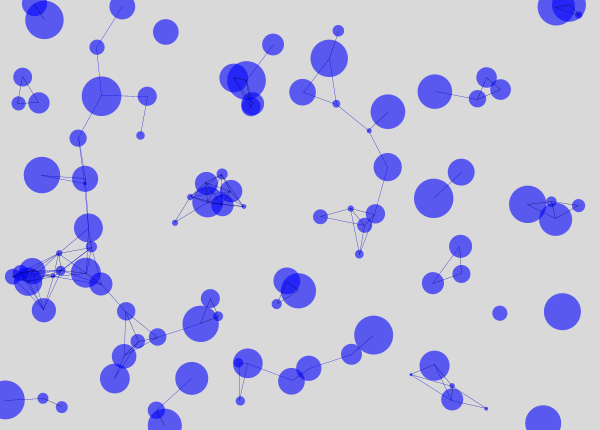
Frame 1 (no input)
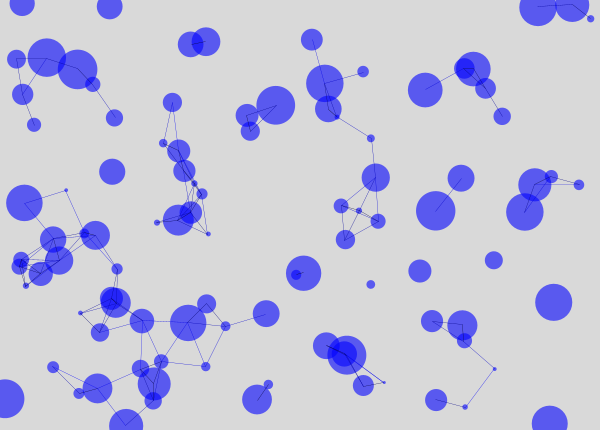
Frame 60 (the mouse pressed at the canvas centre just before this capture)
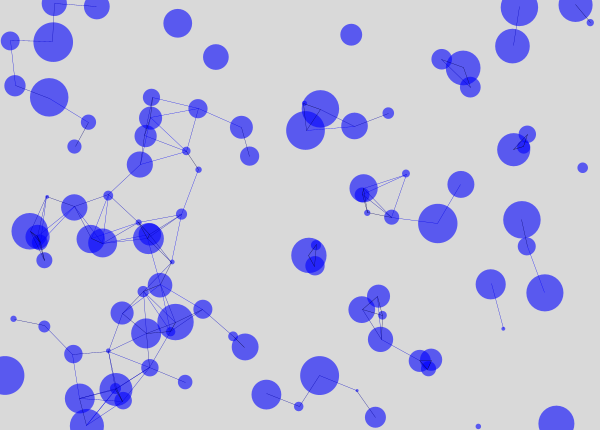
Frame 120 (the mouse held since frame 60 and released just before this capture)

The Processing sketch that drew these frames (run headless with seeded random() and noise(); from frame 60 on, the mouse is pressed at the canvas centre):

// Processing sketch: Particles_01
// ── Particles_01.pde
/*
----------------------------------------
 PLEASE READ INFO TAB FOR ALL INFORMATION
 ----------------------------------------
 */

/////////////////////////// GLOBALS ////////////////////////////

Particle[] particles;

int numParticles;
float MaxDist = 50; // Max distance between each particle
float velocity = 0.7; // Does what it says
/////////////////////////// SETUP ////////////////////////////

void setup() {
  size(600, 430);
  background(217);
  smooth();
  numParticles = 100; // We have a hundred particles yeah !
  
  particles = new Particle[numParticles];
  for (int i=0; i<particles.length; i++) {
    particles[i] = new Particle();
  }
}

/////////////////////////// DRAW ////////////////////////////
void draw() {
  background(217);

  ////////////////// RENDER
  for (int i=0; i<particles.length; i++) {
    particles[i].render();
  }

  ////////////////// DRAW CONNECTIONS BASED ON MaxDist VALUE
  // Create 2 new particles for checking distances
  Particle a, b;
  float d;
  for (int i=0; i<particles.length; i++) {
    // Assign particle a to the current particle in arraylist
    a = particles[i];

    for (int j=i+1; j<particles.length; j++) {
      // Assign particle b to the next particle in arraylist
      // NB j = i + 1
      b = particles[j];  
      d = a.distance(b);
      if ( d <= MaxDist) {
        a.drawConnection(b, d);
      }
    }
  }
}

/////////////////////////// FUNCTIONS ////////////////////////////


// ── INFO.pde
/*
//////////////////////////////////////////////
  ------------------ PARTICLES ---------------
//////////////////////////////////////////////

 Title   :   Particles_01
 Date    :   19/11/2013 
 Version :   v0.1.0
 
 Licensed under GNU General Public License (GPL) version 3.
 http://www.gnu.org/licenses/gpl.html
 
 Based on code by Julien Gachadoat
 http://www.v3ga.net/blog2/
  

 COMMENTS :
 

//////////////////////////////////////////////
*/

// ── Particle.pde
/*
Particle Class using PVectors
 
*/

class Particle {

  PVector pos;
  PVector vel;
  float dia;

  Particle() {
    pos = new PVector(random(width), random(height)); 
    vel = new PVector(random(-velocity,velocity),random(-velocity, velocity));
    dia = random(3, 40);
  }

  // ONE MAIN FUNCTION THAT CONTAINS ALL THE BELOW METHODS
  void render() {
    display();
    move();
    check();
  }

  // PARTICLE IS A SIMPLE ELLIPSE
  void display() {
    noStroke();
    fill(0, 0, 255, 150);
    ellipse(pos.x, pos.y, dia, dia);
  }

  // MOVING THE PARTICLE
  void move() {
    pos.add(vel);
    vel.limit(7); // Limit our acceleration to 5.
  }

  // CHECKING THE POSITION OF THE PARTICLE
  void check() {
    if (pos.x - dia/2 <= 0 || pos.x + dia/2 >=width)
      vel.x = -vel.x;
    if (pos.y - dia/2 <= 0 || pos.y + dia/2 >=height)
      vel.y = -vel.y;
  }

  // DRAWING THE CONNECTIONS WITH A LINE
  void drawConnection(Particle b, float d) {
    stroke(0,0,map(d, 10, 50, 0, 255));
    strokeWeight(0.3);
     //stroke(0,73);
     
    // Draw line from one particle to another
    line(pos.x, pos.y, b.pos.x, b.pos.y);
  }

  // Function for calculating distance between one particle and another
  float distance(Particle b) {
    return dist(pos.x, pos.y, b.pos.x, b.pos.y);
  }
}
